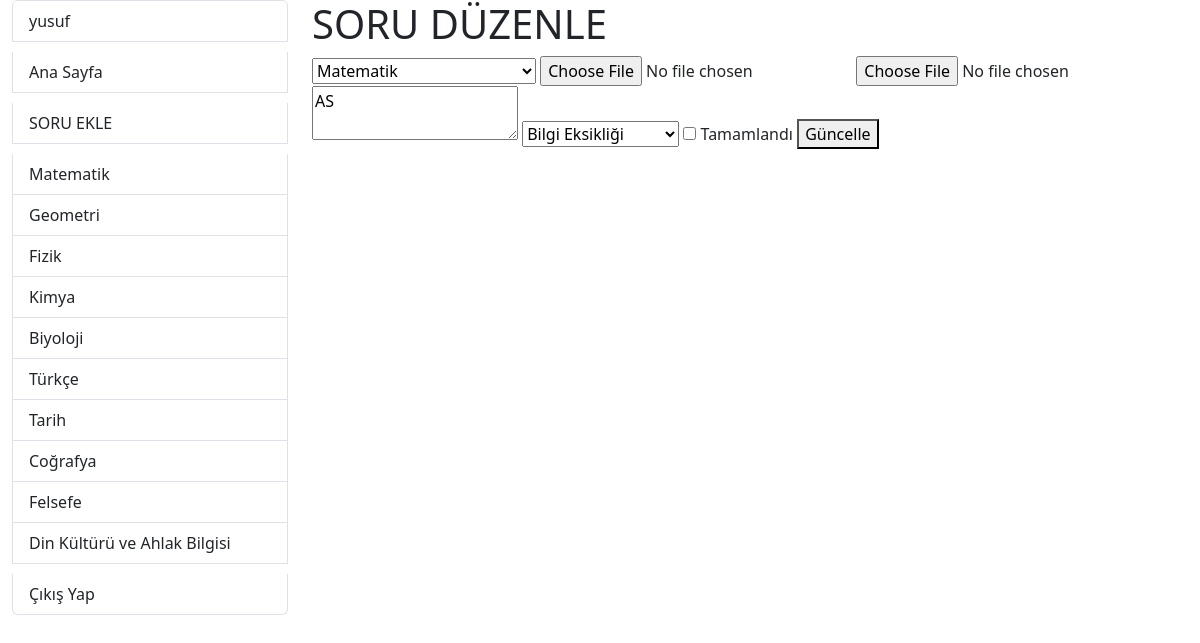
The page /question/3/edit/ (signed in) on the database its author committed.
### main_app/models.py (models this page shows, shortened)
class Category(models.Model):
    name = models.CharField(max_length=255)

class Question(models.Model):
    REASON_CHOICES = [
        ('Lack of Knowledge', 'Bilgi Eksikliği'),
        ('Other Reasons', 'Diğer Sebepler')
    ]
    user = models.ForeignKey(User, on_delete=models.CASCADE)
    category = models.ForeignKey(Category, on_delete=models.SET_NULL, null=True)
    question_image = models.ImageField(upload_to='questions/')
    answer_image = models.ImageField(upload_to='answers/', blank=True, null=True)
    notes = models.TextField(blank=True, null=True)
    created_at = models.DateTimeField(auto_now_add=True)
    mistake_reason = models.CharField(max_length=20, choices=REASON_CHOICES, blank=True, null=True)
    completed = models.BooleanField(default=False)

### main_app/views.py (the view, shortened to what this page needs)
# urls.py: path('question/<int:question_id>/edit/', views.editQuestion, name='edit_question'),
@login_required
def editQuestion(request, question_id):
    question = get_object_or_404(Question, id=question_id)
    categories = Category.objects.all()
    context = {
        'question': question,
        'categories': categories,
        'username': request.user.username
    }
    return render(request, 'edit_question.html', context)

### main_app/template/edit_question.html (shortened to what this page needs)
{% load static %}
<!DOCTYPE html>
<html lang="en">
<head>
    <link rel="stylesheet" href="{% static 'css/style.css' %}">
</head>
<body class="bg-green">
    <div class="container-fluid">
        <div class="home-page">
            <div class="row">
                <div class="col-3">
                    {% include 'user_info.html' %}
                </div>
                <div class="col-9">
                    <div class="form">
                        <h1>SORU DÜZENLE</h1>
                        <form method="post" enctype="multipart/form-data">
                            <select name="category" required>
                                {% for category in categories %}
                                    <option value="{{ category.id }}" {% if category.id == question.category.id %}selected{% endif %}>{{ category.name }}</option>
                                {% endfor %}
                            </select>
                            <input type="file" name="question_image" accept="image/*"/>
                            <input type="file" name="answer_image" accept="image/*"/>
                            <textarea name="notes" placeholder="Notlar">{{ question.notes }}</textarea>
                            <select name="mistake_reason">
                                <option value="Lack of Knowledge" {% if question.mistake_reason == 'Lack of Knowledge' %}selected{% endif %}>Bilgi Eksikliği</option>
                            </select>
                            <label>
                                <input type="checkbox" name="completed" value="true" {% if question.completed %}checked{% endif %}>
                                Tamamlandı
                            </label>
                            <button type="submit">Güncelle</button>
                        </form>
                    </div>
                </div>
            </div>
        </div>
    </div>
</body>
</html>

### main_app/template/user_info.html
<div class="list-group">
    <a href="#" class="list-group-item list-group-item-action" style="margin-bottom: 10px;">{{ username }}</a>
    <a href="{% url 'home' %}" class="list-group-item list-group-item-action" style="margin-bottom: 10px;">Ana Sayfa</a>
    <a href="{% url 'add_question' %}" class="list-group-item list-group-item-action" style="margin-bottom: 10px;">SORU EKLE</a>
    {% for category in categories %}
        <a href="{% url 'category_questions' category.id %}" class="list-group-item list-group-item-action">{{ category.name }}</a>
    {% endfor %}
    <a href="{% url 'logout' %}" class="list-group-item list-group-item-action" style="margin-top: 10px;">Çıkış Yap</a>
</div>

### rows shown on the page
Category: name "Matematik"
Category: name "Geometri"
Category: name "Fizik"
Category: name "Kimya"
Category: name "Biyoloji"
Category: name "Türkçe"
Category: name "Tarih"
Category: name "Coğrafya"
Category: name "Felsefe"
Category: name "Din Kültürü ve Ahlak Bilgisi"
Question: category "Matematik", notes "AS", mistake_reason "Bilgi Eksikliği"

### other values the page prints
{{ username }} "yusuf"
